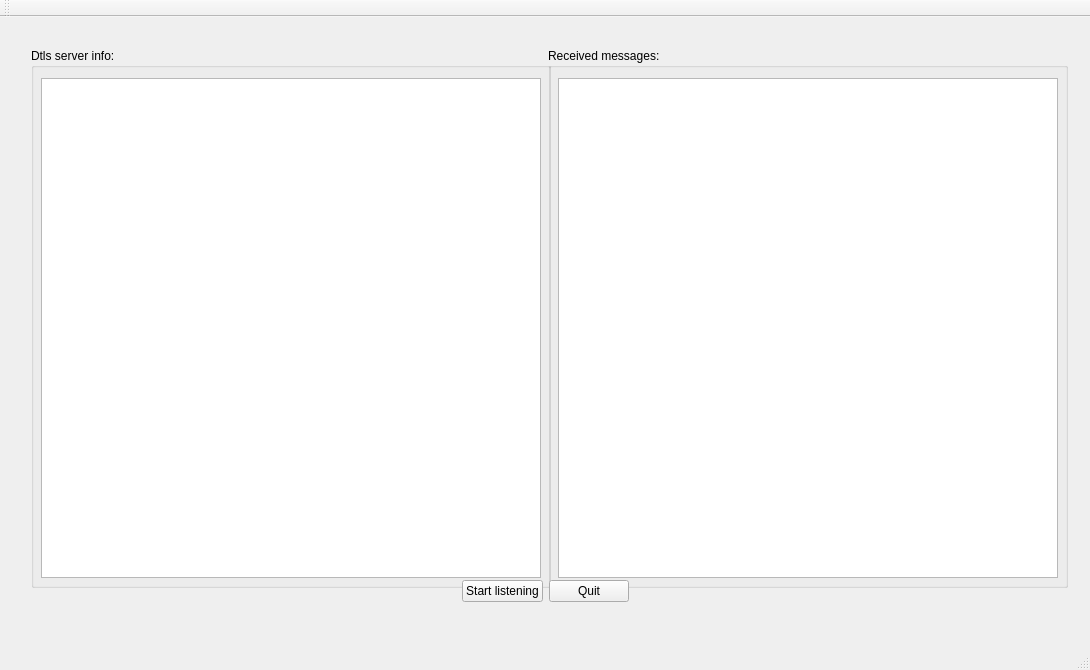
<?xml version="1.0" encoding="UTF-8"?>
<ui version="4.0">
 <class>MainWindow</class>
 <widget class="QMainWindow" name="MainWindow">
  <property name="geometry">
   <rect>
    <x>0</x>
    <y>0</y>
    <width>1090</width>
    <height>670</height>
   </rect>
  </property>
  <property name="minimumSize">
   <size>
    <width>1090</width>
    <height>670</height>
   </size>
  </property>
  <property name="maximumSize">
   <size>
    <width>1090</width>
    <height>670</height>
   </size>
  </property>
  <property name="windowTitle">
   <string>DTLS server</string>
  </property>
  <widget class="QWidget" name="centralWidget">
   <widget class="QWidget" name="layoutWidget">
    <property name="geometry">
     <rect>
      <x>20</x>
      <y>20</y>
      <width>1050</width>
      <height>576</height>
     </rect>
    </property>
    <layout class="QVBoxLayout" name="verticalLayout">
     <item>
      <layout class="QHBoxLayout" name="horizontalLayout">
       <item>
        <widget class="QGroupBox" name="infoBox">
         <property name="minimumSize">
          <size>
           <width>520</width>
           <height>540</height>
          </size>
         </property>
         <property name="maximumSize">
          <size>
           <width>520</width>
           <height>540</height>
          </size>
         </property>
         <property name="title">
          <string>Dtls server info:</string>
         </property>
         <property name="flat">
          <bool>true</bool>
         </property>
         <widget class="QTextEdit" name="serverInfo">
          <property name="geometry">
           <rect>
            <x>10</x>
            <y>30</y>
            <width>500</width>
            <height>500</height>
           </rect>
          </property>
          <property name="minimumSize">
           <size>
            <width>500</width>
            <height>500</height>
           </size>
          </property>
          <property name="maximumSize">
           <size>
            <width>500</width>
            <height>500</height>
           </size>
          </property>
          <property name="readOnly">
           <bool>true</bool>
          </property>
         </widget>
        </widget>
       </item>
       <item>
        <widget class="QGroupBox" name="groupBox">
         <property name="minimumSize">
          <size>
           <width>520</width>
           <height>540</height>
          </size>
         </property>
         <property name="maximumSize">
          <size>
           <width>520</width>
           <height>540</height>
          </size>
         </property>
         <property name="title">
          <string>Received messages:</string>
         </property>
         <property name="flat">
          <bool>true</bool>
         </property>
         <widget class="QTextEdit" name="messages">
          <property name="geometry">
           <rect>
            <x>10</x>
            <y>30</y>
            <width>500</width>
            <height>500</height>
           </rect>
          </property>
          <property name="minimumSize">
           <size>
            <width>500</width>
            <height>500</height>
           </size>
          </property>
          <property name="maximumSize">
           <size>
            <width>500</width>
            <height>500</height>
           </size>
          </property>
          <property name="readOnly">
           <bool>true</bool>
          </property>
         </widget>
        </widget>
       </item>
      </layout>
     </item>
     <item>
      <layout class="QHBoxLayout" name="horizontalLayout_2">
       <item>
        <spacer name="horizontalSpacer">
         <property name="orientation">
          <enum>Qt::Horizontal</enum>
         </property>
         <property name="sizeHint" stdset="0">
          <size>
           <width>40</width>
           <height>20</height>
          </size>
         </property>
        </spacer>
       </item>
       <item>
        <widget class="QPushButton" name="startButton">
         <property name="text">
          <string>Start listening</string>
         </property>
        </widget>
       </item>
       <item>
        <widget class="QPushButton" name="quitButton">
         <property name="text">
          <string>Quit</string>
         </property>
        </widget>
       </item>
       <item>
        <spacer name="horizontalSpacer_2">
         <property name="orientation">
          <enum>Qt::Horizontal</enum>
         </property>
         <property name="sizeHint" stdset="0">
          <size>
           <width>40</width>
           <height>20</height>
          </size>
         </property>
        </spacer>
       </item>
      </layout>
     </item>
    </layout>
   </widget>
  </widget>
  <widget class="QMenuBar" name="menuBar">
   <property name="geometry">
    <rect>
     <x>0</x>
     <y>0</y>
     <width>1090</width>
     <height>22</height>
    </rect>
   </property>
  </widget>
  <widget class="QToolBar" name="mainToolBar">
   <attribute name="toolBarArea">
    <enum>TopToolBarArea</enum>
   </attribute>
   <attribute name="toolBarBreak">
    <bool>false</bool>
   </attribute>
  </widget>
  <widget class="QStatusBar" name="statusBar"/>
 </widget>
 <layoutdefault spacing="6" margin="11"/>
 <resources/>
 <connections/>
</ui>
